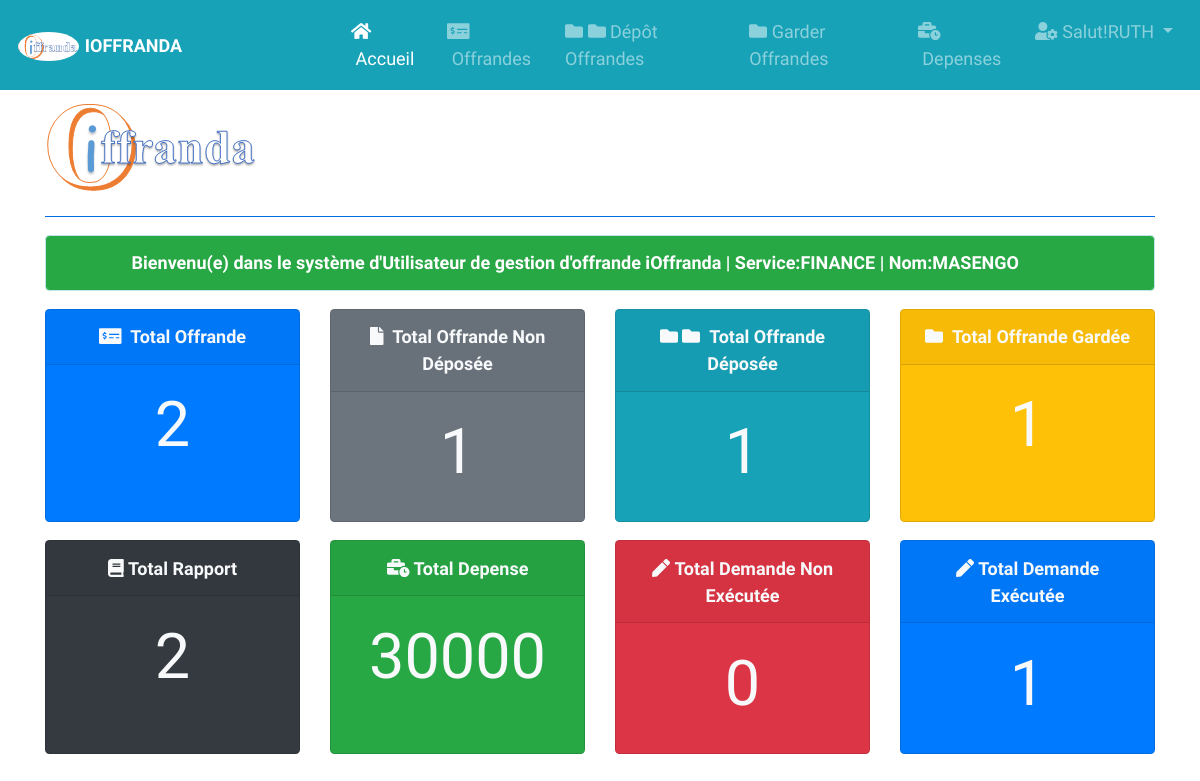
The app's page /assets/php/offrandes.php (signed in) with its own data.
### tables this page shows
CREATE TABLE IF NOT EXISTS `utilisateurs` (
  `id` int(11) NOT NULL AUTO_INCREMENT,
  `nom` varchar(25) NOT NULL,
  `postnom` varchar(25) NOT NULL,
  `prenom` varchar(25) NOT NULL,
  `sexe` varchar(25) NOT NULL,
  `telephone` varchar(25) NOT NULL,
  `loginUser` varchar(255) NOT NULL,
  `motdepasse` varchar(255) NOT NULL,
  `typeService` int(11) NOT NULL,
  PRIMARY KEY (`id`),
  KEY `typeService` (`typeService`)
);

### assets/php/sessionUs.php (called while the page is built, shortened)
<?php
require_once 'admina.php';
$cadmin=new Admin();
$clogin_user=$_SESSION['login_user'];
    $data=$cadmin->currentUser($clogin_user);
    $clogin_user=$data['loginUser'];
    $cnom=$data['nom'];
    $ctypeService=$data['typeService'];
    if($ctypeService==1){
        $cservice='FINANCE';
    }
    else
    {
        $cservice='TRESORERIE';
    }
?>

### assets/php/config.php (called while the page is built, shortened)
<?php
class Database{
    private $dsn="mysql:host=localhost;dbname=db_ioffranda";
    private $dbuser="root";
    private $dbpass="";
    public $conn;
    public function __construct(){
        try{
            $this->conn=new PDO($this->dsn,$this->dbuser,$this->dbpass);
        }catch(PDOException $e){
            echo'Error: '.$e->getMessage();
        }
        return $this->conn;
    }
}
?>

### assets/php/admina.php (called while the page is built, shortened)
<?php
    require_once 'config.php';
    class Admin extends Database{
        public function currentUser($login_user){
            $sql="SELECT `id`, `nom`, `postnom`, `prenom`, `sexe`, `telephone`, `loginUser`, `motdepasse`, `typeService`, service.Service as Service FROM `utilisateurs` INNER JOIN service ON service.idService=utilisateurs.typeService WHERE `loginUser`=:loginUser";
            $stmt=$this->conn->prepare($sql);
            $stmt->execute(['loginUser'=>$login_user]);
            $row=$stmt->fetch(PDO::FETCH_ASSOC);
            return $row;
        }
    }
?>

### assets/php/userUs.php (called while the page is built, shortened)
<?php
    require_once 'config.php';
    class UserUs extends Database{
         public function totalCount($tablename){
            $sql="SELECT * FROM $tablename";
            $stmt=$this->conn->prepare($sql);
            $stmt->execute();
            $count=$stmt->rowCount();
            return $count;
        }
         public function totalOffrandeDeposee(){
            $sql="SELECT `idOffrande`, `typeOffrande`, `montantOffrande`, `dateOffrande`, `CulteId`, `depot`, `garder` FROM `offrande` WHERE depot=1";
            $stmt=$this->conn->prepare($sql);
            $stmt->execute();
            $count=$stmt->rowCount();
            return $count;
        }
        public function totalOffrandeNonDeposee(){
            $sql="SELECT `idOffrande`, `typeOffrande`, `montantOffrande`, `dateOffrande`, `CulteId`, `depot`, `garder` FROM `offrande` WHERE depot=0";
            $stmt=$this->conn->prepare($sql);
            $stmt->execute();
            $count=$stmt->rowCount();
            return $count;
        }
         public function totalrapportOffrande(){
            $sql="SELECT `idRapport`, `Entree`, `Sortie`, `Offrande_type`, `dateRapport` FROM `rapport`";
            $stmt=$this->conn->prepare($sql);
            $stmt->execute();
            $count=$stmt->rowCount();
            return $count;
        }
        public function totalDemandeNonExec(){
            $sql="SELECT `idDemande`, `Description`, `motifDemande`, `dateDemande`, `ServiceId`, `demandeExec` FROM `demande` WHERE `demandeExec`=0";
            $stmt=$this->conn->prepare($sql);
            $stmt->execute();
            $count=$stmt->rowCount();
            return $count;
        }
        public function totalDemandeExec(){
            $sql="SELECT `idDemande`, `Description`, `motifDemande`, `dateDemande`, `ServiceId`, `demandeExec` FROM `demande` WHERE `demandeExec`=1";
            $stmt=$this->conn->prepare($sql);
            $stmt->execute();
            $count=$stmt->rowCount();
            return $count;
        }
         public function depenseTotalGenerals(){
            $sql="SELECT `idDepense`, `destineDepense`, `motifDepense`, SUM(montantDepense) as Montant, `dateDepense`, `DemandeId` FROM depense";
            $stmt=$this->conn->prepare($sql);
            $stmt->execute();
            $count=$stmt->fetch(PDO::FETCH_ASSOC);
            return $count;
        }
        public function totalOffrandeGardee(){
            $sql="SELECT `idOffrande`, `typeOffrande`, `montantOffrande`, `dateOffrande`, `CulteId`, `depot`, `garder` FROM `offrande` WHERE garder=1";
            $stmt=$this->conn->prepare($sql);
            $stmt->execute();
            $count=$stmt->rowCount();
            return $count;
        }
    }
?>

### assets/php/offrandes.php (the view, shortened to what this page needs)
<?php
    require_once 'headerUs.php';
    require_once 'userUs.php';
    $count=new UserUs();
?>
<div class="container mt-1">
    <div class="mt-1">
            <img src="../images/logo.png">
    </div>
    <hr class="bg-primary">
    <div class="alert alert-info bg-success alert-dismissible text-center text-white mt-2 m-0">
        <div class="col-lg-16">
            <strong>Bienvenu(e) dans le système d'Utilisateur de gestion d'offrande iOffranda | Service:<?= $cservice ;?> | Nom:<?= $cnom ;?></strong>
        </div>
    </div>
    <div class="row text-center ">
    <?php if($cservice=='FINANCE'):?>
    <div class="col-lg-12">
        <div class="card-deck mt-3 text-light text-center font-weight-bold">
            <div class="card bg-primary">
                <div class="card-header"><i class="fas fa-money-check-alt" aria-hidden="true"></i>&nbsp;&nbsp;Total Offrande </div>
                    <div class="card-body">
                        <h1 class="display-4">
                          <?= $count->totalCount('offrande');?>
                        </h1>
                    </div>
            </div>
            <div class="card bg-secondary">
                <div class="card-header"><i class="fa fa-file"></i>&nbsp;&nbsp;Total Offrande Non Déposée </div>
                    <div class="card-body">
                        <h1 class="display-4">
                            <?= $count->totalOffrandeNonDeposee();?>
                        </h1>
                    </div>
            </div>
            <div class="card bg-info">
                <div class="card-header"><i class="fa fa-folder"></i>&nbsp;<i class="fa fa-folder"></i>&nbsp;&nbsp;Total Offrande Déposée</div>
                    <div class="card-body">
                        <h1 class="display-4">
                        <?= $count->totalOffrandeDeposee();?>
                        </h1>
                    </div>
            </div>
            <div class="card bg-warning">
                <div class="card-header"><i class="fa fa-folder" aria-hidden="true"></i>&nbsp;&nbsp;Total Offrande Gardée</div>
                    <div class="card-body">
                        <h1 class="display-4">
                            <?= $count->totalOffrandeGardee();?>
                        </h1>
                    </div>
            </div>
        </div>
    </div>
</div>
<div class="row text-center ">
    <div class="col-lg-12">
        <div class="card-deck mt-3 text-light text-center font-weight-bold">
            <div class="card bg-dark">
                <div class="card-header"><i class="fas fa-book"></i>&nbsp;Total Rapport</div>
                    <div class="card-body">
                        <h1 class="display-4">
                            <?= $count->totalrapportOffrande();?>
                        </h1>
                    </div>
            </div>
            <div class="card bg-success">
                <div class="card-header"><i class="fa fa-business-time"></i>&nbsp;Total Depense</div>
                    <div class="card-body">
                        <h1 class="display-4">
                           <?php  $data=$count->depenseTotalGenerals(); echo $data['Montant'];?>
                        </h1>
                    </div>
            </div>
             <div class="card bg-danger">
                <div class="card-header"><i class="fa fa-pen" aria-hidden="true"></i>&nbsp;Total Demande Non Exécutée</div>
                    <div class="card-body">
                        <h1 class="display-4">
                            <?= $count->totalDemandeNonExec();?>
                        </h1>
                    </div>
            </div>
            <div class="card bg-primary">
                <div class="card-header"><i class="fa fa-pen" aria-hidden="true"></i>&nbsp;Total Demande Exécutée</div>
                    <div class="card-body">
                        <h1 class="display-4">
                            <?= $count->totalDemandeExec();?>
                        </h1>
                    </div>
            </div>
        </div>
    </div>
</div>
<?php else:?>
    <h1 class="text-center text-secondary mt-5">Vous n'êtes autorisé à voir les contenues de cette page !</h1>
<?php endif;?>
</div>
</body>
</html>

### assets/php/headerUs.php (shortened to what this page needs)
<?php
    require_once 'sessionUs.php';
?>
<!DOCTYPE html>
<html lang="fr">
    <head>
        <link rel="stylesheet" type="text/css" href="https://cdnjs.cloudflare.com/ajax/libs/twitter-bootstrap/4.4.1/css/bootstrap.min.css">
    </head>
    <body class="bg-white">
    <nav class="navbar navbar-expand-md bg-info navbar-dark">
        <a class="navbar-brand" href="offrandes.php"><img src="../images/logo.png" style="width: 20%;height: 20%;" class="rounded-circle" >&nbsp;<strong>IOFFRANDA</strong></a>
            <div class="collapse navbar-collapse" id="collapsibleNavbar">
                <ul class="navbar-nav ml-auto">
                <li class="nav-item">
                    <a class="nav-link <?=(basename($_SERVER['PHP_SELF'])=="offrandes.php")?"active":"";?>" href="offrandes.php"><i class="fa fa-home"></i>&nbsp;Accueil</a>
                </li>
                <?php if($cservice=='FINANCE'):?>
                <li class="nav-item">
                    <a class="nav-link <?=(basename($_SERVER['PHP_SELF'])=="offrande.php")?"active":"";?>" href="offrande.php"><i class="fas fa-money-check-alt"></i>&nbsp;Offrandes</a>
                </li>
                <li class="nav-item">
                    <a class="nav-link <?=(basename($_SERVER['PHP_SELF'])=="depotoffrande.php")?"active":"";?>" href="depotoffrande.php"><i class="fa fa-folder"></i>&nbsp;<i class="fa fa-folder"></i>&nbsp;Dépôt Offrandes</a>
                </li>
                <li class="nav-item">
                    <a class="nav-link <?=(basename($_SERVER['PHP_SELF'])=="garderoffrande.php")?"active":"";?>" href="garderoffrande.php"><i class="fa fa-folder"></i>&nbsp;Garder Offrandes</a>
                </li>
                <li class="nav-item">
                    <a class="nav-link <?=(basename($_SERVER['PHP_SELF'])=="depense.php")?"active":"";?>" href="depense.php"><i class="fas fa-business-time"></i>&nbsp;Depenses</a>
                </li>
                <?php endif;?>
                <li class="nav-item dropdown">
                    <a class="nav-link dropdown-toggle" id="navbardrop" data-toggle="dropdown" href="#">
                        <i class="fas fa-user-cog"></i>&nbsp;Salut!<?=$clogin_user;?>
                    </a>
                </li>
                </ul>
            </div>
        </nav>

### assets/php/headerUs.php (style rules this page uses)
* { font-family:'Maven Pro', sans-serif; font-size:18px; }

### records on screen
utilisateurs: loginUser "RUTH", typeService "FINANCE", nom "MASENGO"

### other values on screen
$count->totalCount('offrande') "2"
$count->totalOffrandeNonDeposee() "1"
$count->totalOffrandeDeposee() "1"
$count->totalOffrandeGardee() "1"
$count->totalrapportOffrande() "2"
$data['Montant'] "30000"
$count->totalDemandeNonExec() "0"
$count->totalDemandeExec() "1"
